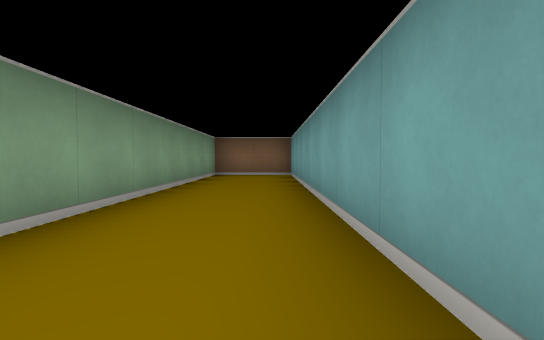
[1] (above)

13 first-person views from a walk through a cub3D level. The camera is about half as high as the walls, tilts 2° down and sees 80° across. The floor is counted in squares. Each view is taken from the middle of a square. On the plan, view 1 faces up. The plan holds only what a view shows up to about 9 squares ahead; the rest is blank.

[2]
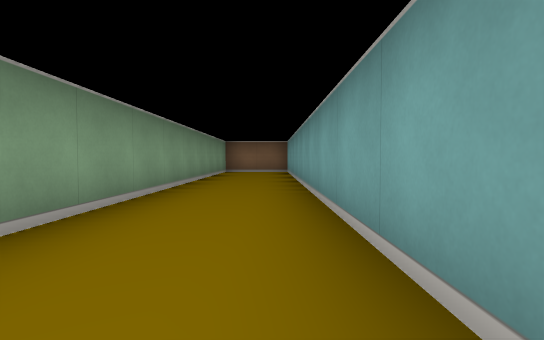

[3]
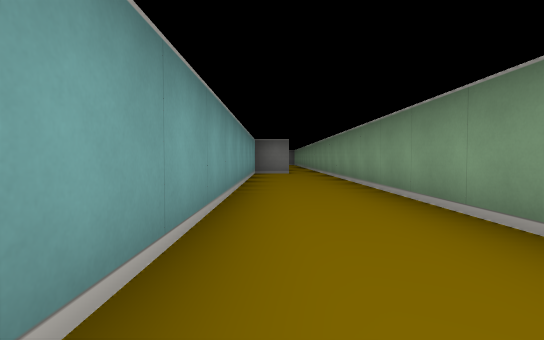

[4]
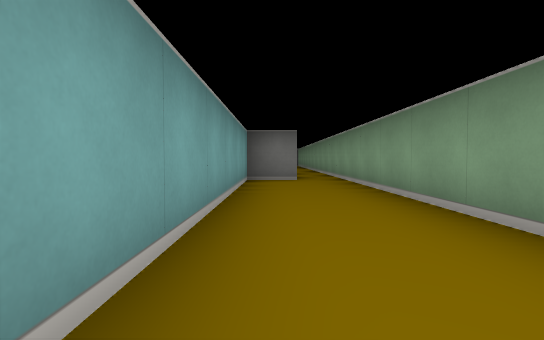

[5]
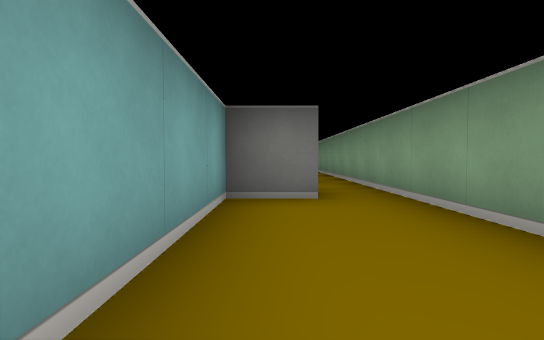

[6]
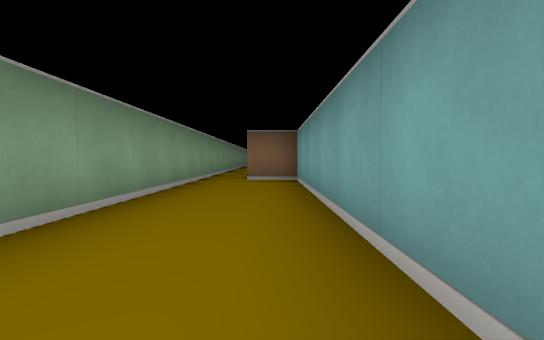

[7]
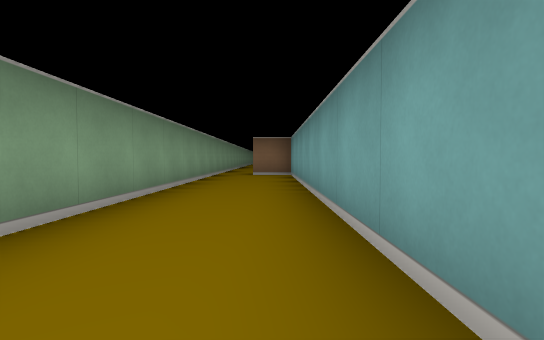

[8]
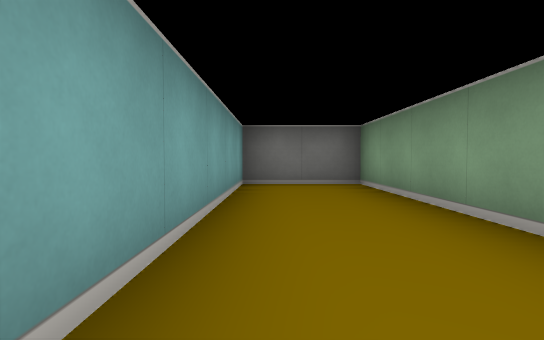

[9]
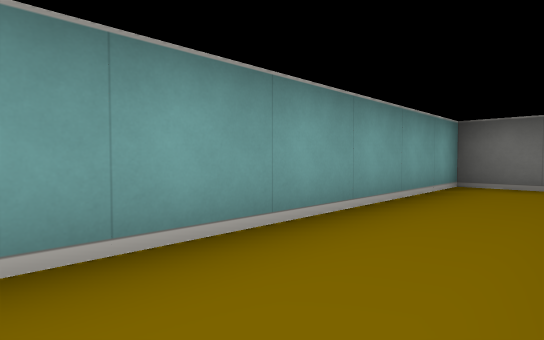

[10]
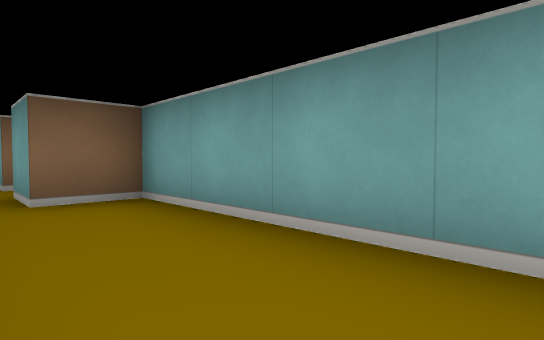

[11]
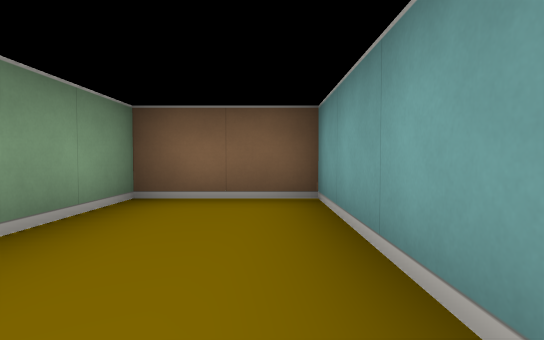

[12]
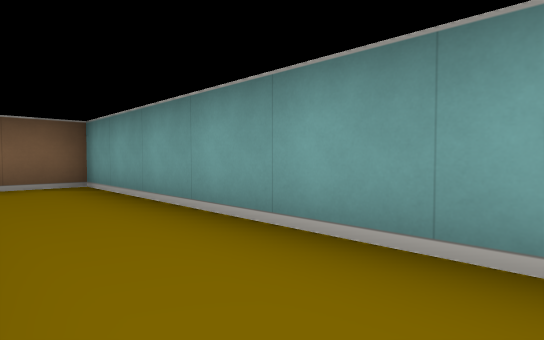

[13]
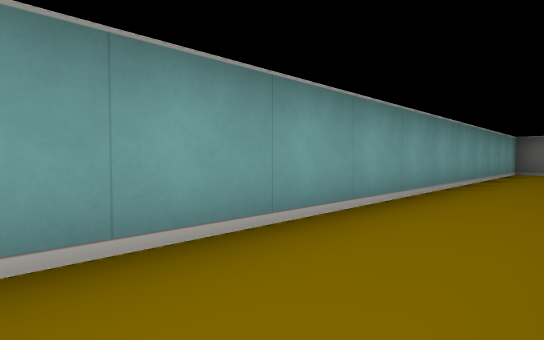

### Floor plan
Ten units are one square. View 1 is at (0, 0); x grows to the right and y downward. Boxes are objects, and circles mark ways between rooms. Rooms are numbered by the first view taken in them; rooms with no view inside come last. Other rooms are left out.
<svg viewBox="-20 -90 30 290">
<path fill="none" stroke="#000" d="M-6 75 5 75 5 -85 -15 -85 -15 85M-15 85 -15 195 5 195 5 105 -5 105 -5 95"/>
<circle cx="-10" cy="80" r="3" fill="#2a7"/>
<text x="-10" y="0">1</text>
<text x="-10" y="140">2</text>
</svg>
Room 1 opens to room 2.

Where each view was taken, in squares from view 1:
view 1: 0 up, 0 right, facing up
view 2: 2 down, 0 right, facing up
view 3: 2 up, 0 right, facing down
view 4: 1 down, 0 right, facing down
view 5: 4 down, 0 right, facing down
view 6: 17 down, 0 right, facing up
view 7: 19 down, 0 right, facing up
view 8: 14 down, 0 right, facing down
view 9: 14 down, 1 left, facing down-right
view 10: 14 down, 1 left, facing up-right
view 11: 5 up, 0 right, facing up
view 12: 3 up, 1 left, facing up-right
view 13: 3 up, 1 left, facing down-right
